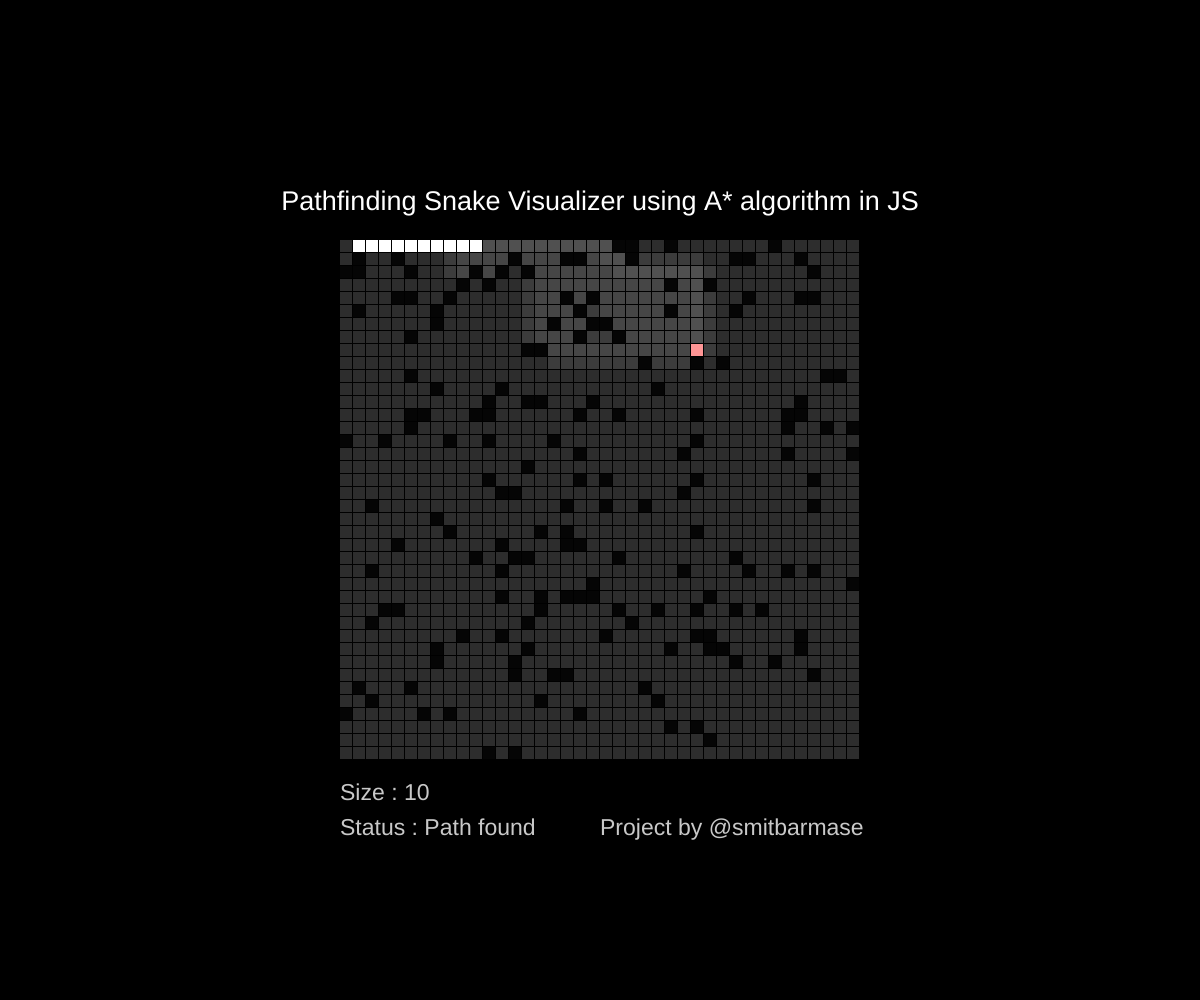
Frame 1 (no input)
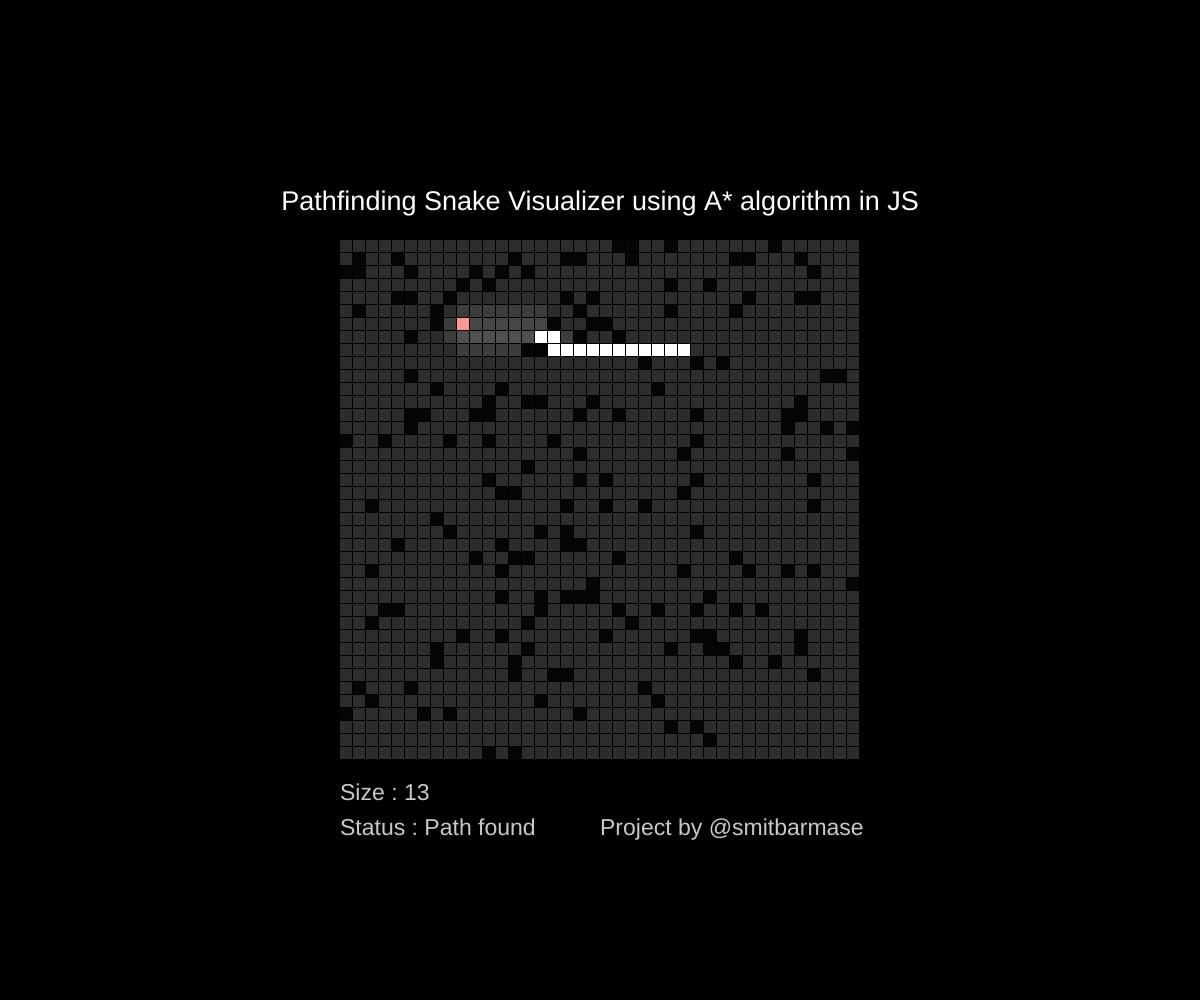
Frame 60 (no input)
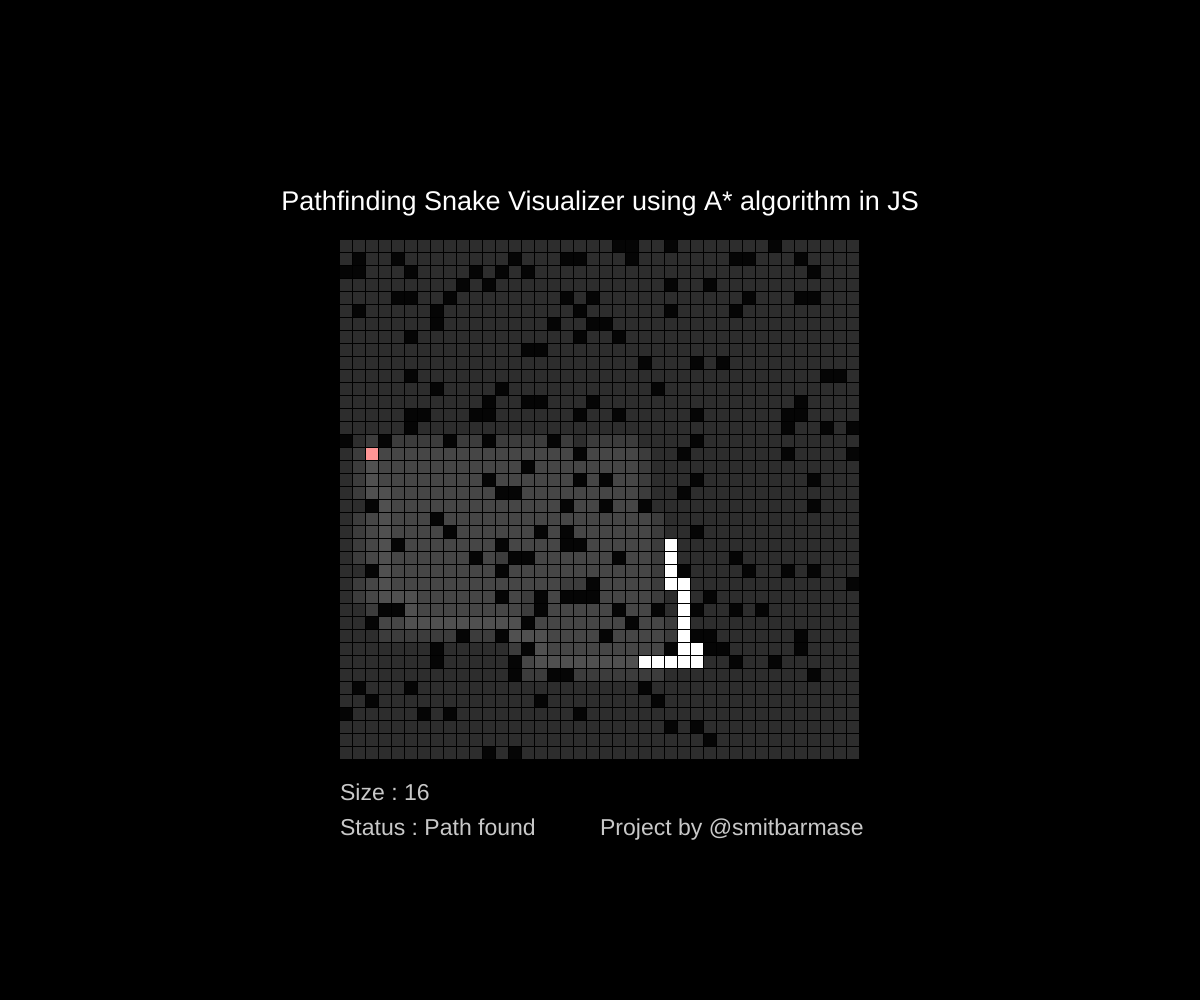
Frame 120 (the mouse pressed at the canvas centre since frame 60)

The p5.js sketch that drew these frames (run headless with seeded random() and noise() and a simulated clock; from frame 60 on, the mouse is pressed at the canvas centre):

// p5.js sketch
// ── sketch.js
// Project made by @smitbarmase on January 20

const cols = 40, rows = 40
const cellLength = 13
let snakeSize = 10

let grid = new Array(cols)

let openSet = [], closedSet = [], path = []

// Cells in a grid
let snake = new Array(snakeSize)
let food

let gameOver = false

class Cell {
  constructor(i, j) {
    this.i = i
    this.j = j
    this.f = 0
    this.g = 0
    this.h = 0
    this.neighbors = []
    this.previous = undefined
    this.collider = false
    this.walls = false

    if(Math.random()<0.1) {
      this.walls = true
    }
  }

  show(col) {
    fill(col)

    if (snake.includes(this)) {
      fill(255)
      this.collider = true
    } else {
      this.collider = false
    }

    if (this.walls) {
      fill(5)
    }

    if (food.i == this.i && food.j == this.j) {
      fill(255,150,150) // Light red
    }

    noStroke()
    rect((this.i*cellLength)+((windowWidth/2)-(cellLength*cols/2)), (this.j*cellLength)+((windowHeight/2)-(cellLength*rows/2)), cellLength-1, cellLength-1)
  }

  addNeighbors() {
    if (this.i < cols-1)
      this.neighbors.push(grid[this.i+1][this.j])
    if (this.i > 0)
      this.neighbors.push(grid[this.i-1][this.j])
    if (this.j < rows-1)
      this.neighbors.push(grid[this.i][this.j+1])
    if (this.j > 0)
      this.neighbors.push(grid[this.i][this.j-1])

  }
}

function removeFromArray(arr, e) {
  for (let i = arr.length-1; i >= 0; i--) {
    if (arr[i] == e) {
      arr.splice(i, 1)
    }
  }
}

function heuristic(a, b) {
  let d = abs(a.i-b.i) + abs(a.j-b.j)
  return d
}

function spawnFood() {
  food = grid[Math.floor(random(0, cols-1))][Math.floor(random(0, rows-1))]
  while (snake.includes(food) || food.walls == true) {
    spawnFood()
  }
}

function getPath(start, end) {
  //Clearing arrays before algorithm runs.
  openSet = [], closedSet = [], path = []

  openSet.push(start)

  let gettingPath = true

  while(gettingPath) {
    // Pathfinding algorithm
    if (openSet.length > 0) {

      let lowestIndex = 0 // Winner
      for (let i = 0; i < openSet.length; i++) {
        if (openSet[i].f < openSet[lowestIndex].f) {
          lowestIndex = i
        }
      }

      let current = openSet[lowestIndex]

      if (current === end) {

        // Find the path // Backtracking
        let temp = current
        path.push(temp)
        while (temp.previous) {
          path.push(temp.previous)
          temp = temp.previous
        }

        gettingPath = false
        console.log('Done!')
      }

      removeFromArray(openSet, current)
      closedSet.push(current)

      for(let i = 0; i < current.neighbors.length; i++) {
        let neighbor = current.neighbors[i]

        if (!closedSet.includes(neighbor) && !neighbor.collider && !neighbor.walls) {
          let tempG = current.g + 1

          let newPath = false

          if(openSet.includes(neighbor)) {
            if (tempG < neighbor.g) {
              neighbor.g = tempG
              newPath = true
            }
          } else {
            neighbor.g = tempG
            openSet.push(neighbor)
            newPath = true
          }

          if (newPath) {
            neighbor.h = heuristic(neighbor, end)
            neighbor.f = neighbor.h + neighbor.g
            neighbor.previous = current
          }
        }
      }
    } else {
      gettingPath = false
      return -1
    }
  }

  for (let i = 0; i < cols; i++) {
    for (let j = 0; j < rows; j++) {
      grid[i][j].previous = undefined
    }
  }
}

function setup() {
  createCanvas(windowWidth, windowHeight)
  frameRate(20)

  // Making a 2D array
  for (let i = 0; i < cols; i++) {
    grid[i] = new Array(rows)
  }

  // Assigning cell object
  for (let i = 0; i < cols; i++) {
    for (let j = 0; j < rows; j++) {
      grid[i][j] = new Cell(i, j)
    }
  }

  // Getting neighbors for each cell
  for (let i = 0; i < cols; i++) {
    for (let j = 0; j < rows; j++) {
      grid[i][j].addNeighbors()
    }
  }

  // Assigning snake
  for (let i = 0; i < snake.length; i++) {
    snake[i] = grid[snake.length-i-1][0]
  }

  // Assigning food.
  spawnFood()
}

function printEverything() {
  // Clearing background - Black
  background(0)
  // Showing grid on canvas
  for (let i = 0; i < cols; i++) {
    for (let j = 0; j < rows; j++) {
      grid[i][j].show(color(45))
    }
  }
  for (let i = 0; i < openSet.length; i++) {
    openSet[i].show(color(60))
  }
  for (let i = 0; i < closedSet.length; i++) {
    closedSet[i].show(color(70))
  }
  for (let i = 0; i < path.length; i++) {
    path[i].show(color(80))
  }

  for (let i = 0; i < path.length; i++) {
    path[i].show(color(80))
  }

  // Printing text
  fill(255)

  textAlign(CENTER)
  textSize(27)
  text('Pathfinding Snake Visualizer using A* algorithm in JS', windowWidth/2, (windowHeight/2)-(cellLength*rows/2)-30)

  fill(200)

  textAlign(LEFT)
  textSize(23)
  text('Size : '+snakeSize, (windowWidth/2)-(cellLength*cols/2), (windowHeight/2)+(cellLength*rows/2)+40)
  text('Status : '+(!gameOver?'Path found':'Path not found'), (windowWidth/2)-(cellLength*cols/2), (windowHeight/2)+(cellLength*rows/2)+75)

  textAlign(LEFT)
  textSize(23)
  text('Project by @smitbarmase', windowWidth/2, (windowHeight/2)+(cellLength*rows/2)+75)
}

function takeStep() {
  if(path.length>1) {
    for(let i = snake.length-1; i > 0; i--) {
      snake[i] = grid[snake[i-1].i][snake[i-1].j]
    }
    snake[0] = grid[path[path.length-2].i][path[path.length-2].j]
  } else {
    snake.push(null)
    spawnFood()
    snakeSize++
  }
}

// Note : We need to get path everytime snake steps because snake is moving on grid.
function draw() {
  if(getPath(snake[0], food) == -1) {
    gameOver = true
    noLoop()
  }
  takeStep()
  printEverything()
}
